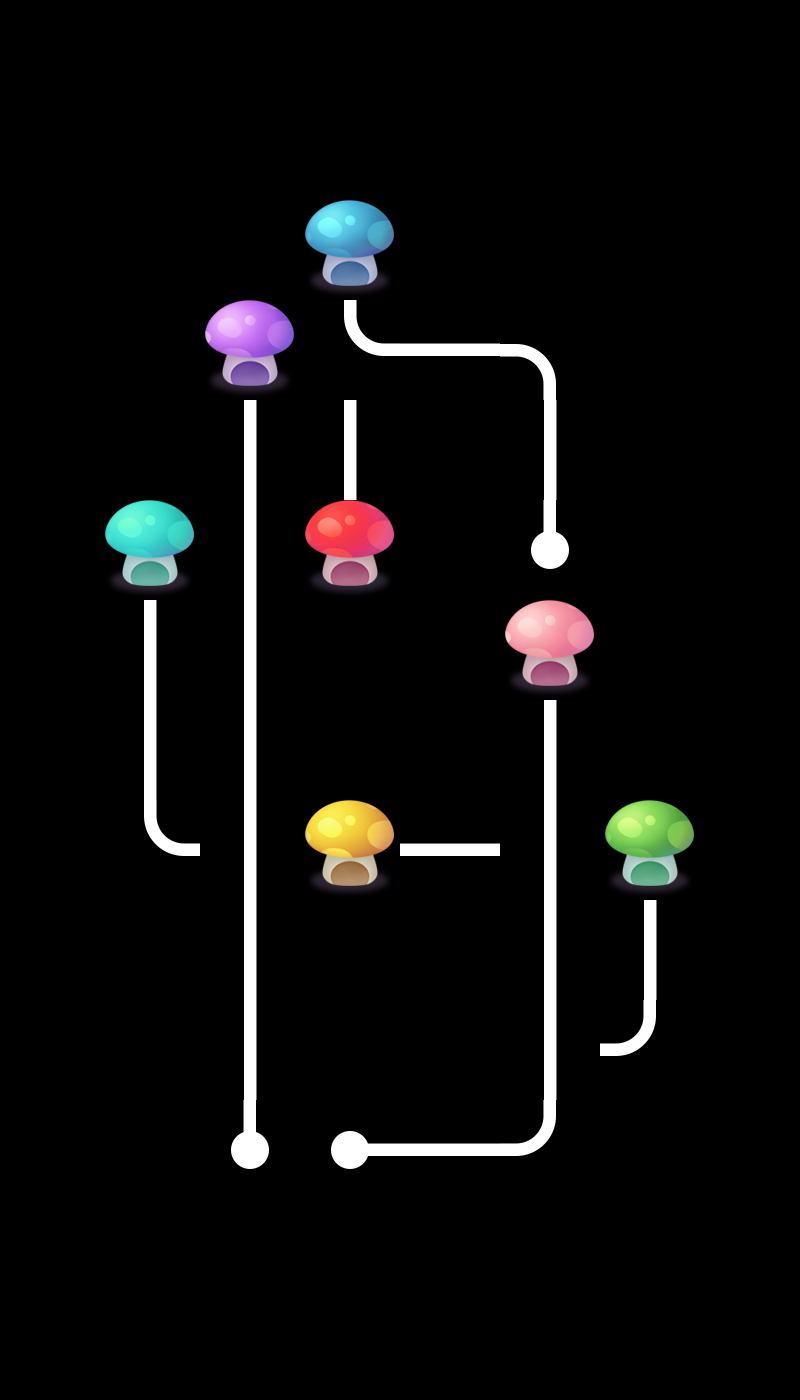

Below is a game level as drawn by its tile map, then a one-line description and the .tmx that defines it (tile-layer data replaced by summaries):
An orthogonal 8x14 tile map with 100x100 px tiles, 3 tile layers (layer0, layer1, layer2), 3 tilesets and 4 objects.

<map version="1.0" orientation="orthogonal" renderorder="right-down" width="8" height="14" tilewidth="100" tileheight="100" nextobjectid="5">
 <tileset firstgid="1" name="tiled" tilewidth="100" tileheight="100">
  <image source="tiled.png" width="500" height="400" />
 </tileset>
 <tileset firstgid="21" name="tiled" tilewidth="100" tileheight="100">
  <image source="tiled.png" width="500" height="400" />
 </tileset>
 <tileset firstgid="41" name="tiled" tilewidth="100" tileheight="100">
  <image source="tiled.png" width="500" height="400" />
 </tileset>
 <layer name="layer0" width="8" height="14">
  <data>[112 cells, 13 non-empty, 5 distinct tile ids]</data>
 </layer>
 <layer name="layer1" width="8" height="14">
  <data>[112 cells, 8 non-empty, 7 distinct tile ids]</data>
 </layer>
 <layer name="layer2" width="8" height="14">
  <data>[112 cells, 13 non-empty, 7 distinct tile ids]</data>
 </layer>
 <objectgroup name="object1">
  <object id="1" x="224.242" y="827.273" width="48.4848" height="45.4545">
   <properties>
    <property name="id" value="0" />
   </properties>
  </object>
  <object id="2" x="330.303" y="333.333" width="45.4545" height="42.4242">
   <properties>
    <property name="id" value="1" />
   </properties>
  </object>
  <object id="3" x="515.152" y="818.182" width="51.5152" height="57.5758">
   <properties>
    <property name="id" value="2" />
   </properties>
  </object>
  <object id="4" x="521.212" y="1024.24" width="51.5152" height="51.5152">
   <properties>
    <property name="id" value="3" />
   </properties>
  </object>
 </objectgroup>
</map>
